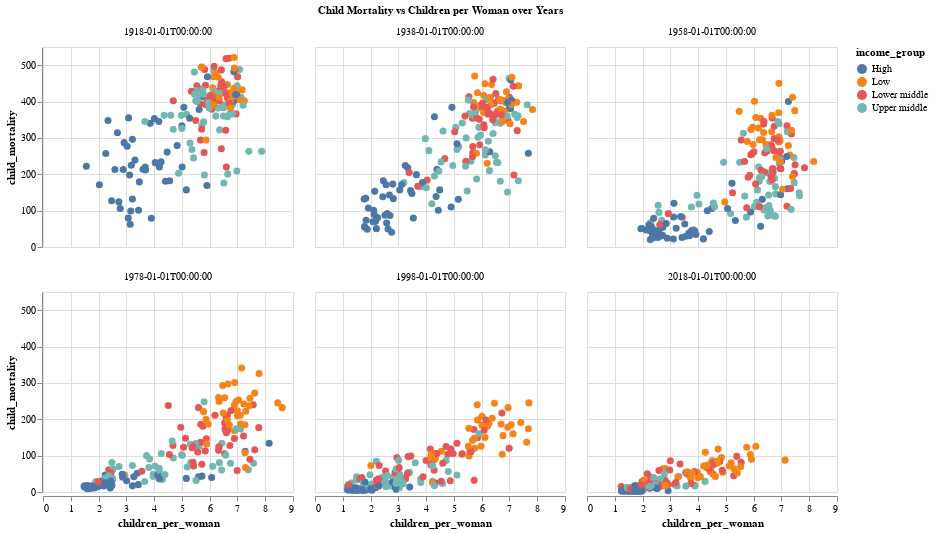

This figure's notebook cell:
### Markdown cell above
<div class="alert alert-info" style="color:black">

### Question 4.1
rubric={accuracy:1,viz:2,reasoning:1}

<h4>
Python
</h4>
<ol type="1">
<li>Filter the data to include only the years 1918, 1938, 1958, 1978, 1998, and 2018. To do this, you need to write out the full date strings, <code>'1918-01-01'</code> etc, or use <code>pd.to_datetime</code> with <code>format=%Y</code> on a list of the year integers only, up to you which one.</li>
<li>Use filled circles to make a scatter plot with children per women on the x-axis, child mortality on the y-axis, and the circles colored by the income group.</li>
<li>Facet your data into six subplots, one for each year laid out in 3 columns and 2 rows. To avoid taking too much space, set the width and height of the plots to suitable numbers.</li>
<li>Briefly describe your interpretation of the data. Does it support what was written in the introduction to this section of the lab? Why / why not?</li>
</ol>
</div>

### Code cell
# YOUR PYTHON ANSWER GOES HERE
filtered = data[data['year'].dt.year.isin([1918, 1938, 1958, 1978, 1998, 2018])]


plt = alt.Chart(filtered).mark_circle(size=50, opacity=1).encode(x='children_per_woman:Q',y='child_mortality:Q',color='income_group:N'
).properties(width=250,height=200).facet(facet=alt.Facet('year:O', sort='ascending', title='Child Mortality vs Children per Woman over Years'),columns=3)
plt

### Figure 1 — Vega-Lite specification as saved in the notebook (floating-point values rounded to 4 significant figures; data arrays with more than 128 entries replaced by an {"elided": "..."} marker saying what was removed)
{"$schema": "https://vega.github.io/schema/vega-lite/v5.20.1.json", "columns": 3, "config": {"view": {"continuousHeight": 300, "continuousWidth": 300}}, "data": {"name": "data-0c6c01f1c4178c1df21265d7d0bc433b"}, "datasets": {"data-0c6c01f1c4178c1df21265d7d0bc433b": {"elided": "1068 records"}}, "facet": {"field": "year", "sort": "ascending", "title": "Child Mortality vs Children per Woman over Years", "type": "ordinal"}, "spec": {"encoding": {"color": {"field": "income_group", "type": "nominal"}, "x": {"field": "children_per_woman", "type": "quantitative"}, "y": {"field": "child_mortality", "type": "quantitative"}}, "height": 200, "mark": {"opacity": 1, "size": 50, "type": "circle"}, "width": 250}}
